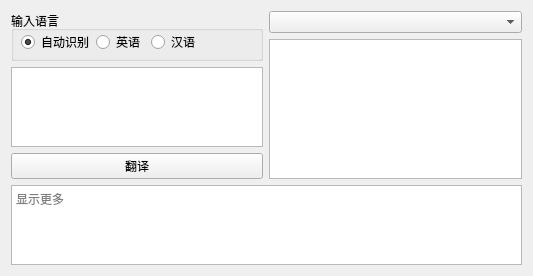
<?xml version="1.0" encoding="UTF-8"?>
<ui version="4.0">
 <class>Form</class>
 <widget class="QWidget" name="Form">
  <property name="geometry">
   <rect>
    <x>0</x>
    <y>0</y>
    <width>533</width>
    <height>276</height>
   </rect>
  </property>
  <property name="windowTitle">
   <string>Form</string>
  </property>
  <layout class="QHBoxLayout" name="horizontalLayout_2">
   <item>
    <layout class="QVBoxLayout" name="verticalLayout">
     <item>
      <layout class="QHBoxLayout" name="horizontalLayout">
       <item>
        <layout class="QVBoxLayout" name="verticalLayout_2">
         <item>
          <widget class="QGroupBox" name="groupBox">
           <property name="minimumSize">
            <size>
             <width>50</width>
             <height>50</height>
            </size>
           </property>
           <property name="title">
            <string>输入语言</string>
           </property>
           <widget class="QWidget" name="layoutWidget">
            <property name="geometry">
             <rect>
              <x>10</x>
              <y>20</y>
              <width>179</width>
              <height>22</height>
             </rect>
            </property>
            <layout class="QHBoxLayout" name="horizontalLayout_3">
             <item>
              <widget class="QRadioButton" name="autoBtn">
               <property name="text">
                <string>自动识别</string>
               </property>
               <property name="checked">
                <bool>true</bool>
               </property>
              </widget>
             </item>
             <item>
              <widget class="QRadioButton" name="enBtn">
               <property name="text">
                <string>英语</string>
               </property>
              </widget>
             </item>
             <item>
              <widget class="QRadioButton" name="cnBtn">
               <property name="text">
                <string>汉语</string>
               </property>
              </widget>
             </item>
            </layout>
           </widget>
          </widget>
         </item>
         <item>
          <widget class="QTextEdit" name="inputEdit"/>
         </item>
         <item>
          <widget class="QPushButton" name="transBtn">
           <property name="text">
            <string>翻译</string>
           </property>
          </widget>
         </item>
        </layout>
       </item>
       <item>
        <layout class="QVBoxLayout" name="verticalLayout_3">
         <item>
          <widget class="QComboBox" name="comboBox">
           <property name="placeholderText">
            <string>请选择输出语言</string>
           </property>
          </widget>
         </item>
         <item>
          <widget class="QTextEdit" name="outputEdit"/>
         </item>
        </layout>
       </item>
      </layout>
     </item>
     <item>
      <widget class="QTextEdit" name="moreEdit">
       <property name="placeholderText">
        <string>显示更多</string>
       </property>
      </widget>
     </item>
    </layout>
   </item>
  </layout>
 </widget>
 <resources/>
 <connections/>
</ui>
